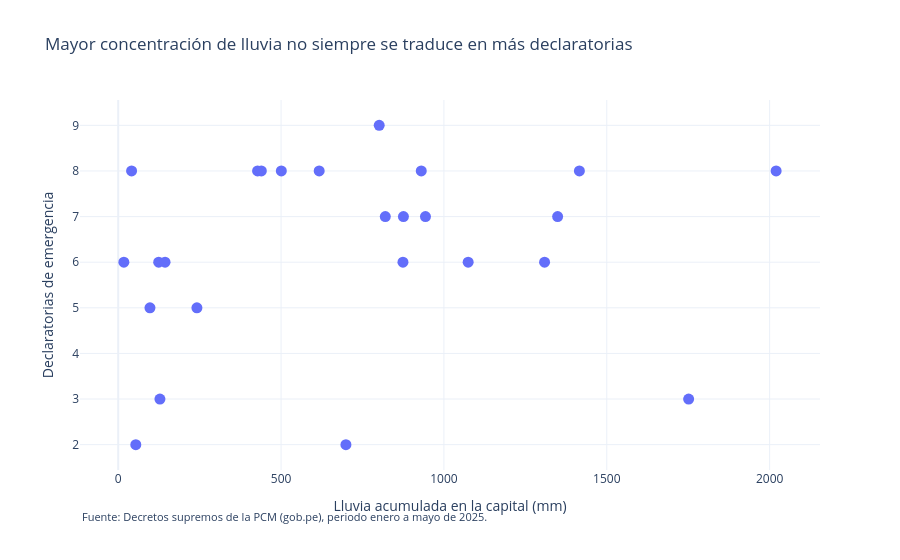

This figure's notebook cell:
### Markdown cell above
## 2. Gráfico de dispersión: lluvia acumulada y declaratorias de emergencia

El gráfico explora la relación entre la lluvia acumulada en las capitales departamentales y el número de declaratorias de emergencia por lluvias, entre enero y mayo del año 2025.

Cada punto representa un departamento. Al pasar el cursor sobre él, se puede consultar el nombre del departamento, su capital y los días con lluvia fuerte.

Asimismo, se puede identificar casos que se apartan de una posible relación general entre las precipitaciones y las declaratorias.

### Code cell
fig_dispersion = px.scatter(
    datos,
    x="lluvia_total_mm",
    y="declaratorias",
    hover_name="departamento",
    hover_data={
        "capital": True,
        "dias_lluvia_fuerte": True
    },
    title=(
        "Mayor concentración de lluvia no siempre se traduce en más declaratorias"
    ),
    labels={
        "lluvia_total_mm": "Lluvia acumulada en la capital (mm)",
        "declaratorias": "Declaratorias de emergencia"
    },
    template="plotly_white"
)

# Aumentar el tamaño de los puntos
fig_dispersion.update_traces(
    marker={"size": 11}
)

# Agregar la fuente
fig_dispersion.add_annotation(
    text=FUENTE,
    xref="paper",
    yref="paper",
    x=0,
    y=-0.15,
    showarrow=False,
    xanchor="left",
    font_size=11
)

# Reservar espacio para la fuente
fig_dispersion.update_layout(
    margin=dict(b=90)
)

# Mostrar el gráfico
fig_dispersion.show()

### Figure 1 — Plotly figure (JSON) as saved in the notebook; plotly's stock layout.template omitted (floating-point values rounded to 4 significant figures)
{"data": [{"customdata": [["Chachapoyas", 0], ["Huaraz", 11], ["Abancay", 3], ["Arequipa", 3], ["Ayacucho", 1], ["Cajamarca", 2], ["Callao", 0], ["Cusco", 4], ["Huancavelica", 4], ["Huánuco", 4], ["Ica", 2], ["Huancayo", 15], ["Trujillo", 1], ["Chiclayo", 0], ["Huacho", 0], ["Iquitos", 28], ["Puerto Maldonado", 30], ["Moquegua", 0], ["Cerro de Pasco", 1], ["Piura", 1], ["Puno", 6], ["Moyobamba", 12], ["Tacna", 0], ["Tumbes", 7], ["Pucallpa", 21]], "hovertemplate": "<b>%{hovertext}</b><br><br>Lluvia acumulada en la capital (mm)=%{x}<br>Declaratorias de emergencia=%{y}<br>capital=%{customdata[0]}<br>dias_lluvia_fuerte=%{customdata[1]}<extra></extra>", "hovertext": ["Amazonas", "Áncash", "Apurímac", "Arequipa", "Ayacucho", "Cajamarca", "Callao", "Cusco", "Huancavelica", "Huánuco", "Ica", "Junín", "La Libertad", "Lambayeque", "Lima", "Loreto", "Madre de Dios", "Moquegua", "Pasco", "Piura", "Puno", "San Martín", "Tacna", "Tumbes", "Ucayali"], "legendgroup": "", "marker": {"color": "#636efa", "size": 11, "symbol": "circle"}, "mode": "markers", "name": "", "orientation": "v", "showlegend": false, "type": "scatter", "x": [427.9, 1416.0, 820.0, 439.4, 500.8, 875.7, 54.0, 801.3, 930.4, 617.0, 124.3, 1349.0, 143.8, 128.1, 41.1, 2020.0, 1751.0, 97.5, 874.2, 241.6, 1074.0, 943.3, 17.4, 699.1, 1309.0], "xaxis": "x", "y": [8, 8, 7, 8, 8, 7, 2, 9, 8, 8, 6, 7, 6, 3, 8, 8, 3, 5, 6, 5, 6, 7, 6, 2, 6], "yaxis": "y"}], "layout": {"annotations": [{"font": {"size": 11}, "showarrow": false, "text": "Fuente: Decretos supremos de la PCM (gob.pe), periodo enero a mayo de 2025.", "x": 0, "xanchor": "left", "xref": "paper", "y": -0.15, "yref": "paper"}], "legend": {"tracegroupgap": 0}, "margin": {"b": 90}, "title": {"text": "Mayor concentración de lluvia no siempre se traduce en más declaratorias"}, "xaxis": {"anchor": "y", "domain": [0, 1], "title": {"text": "Lluvia acumulada en la capital (mm)"}}, "yaxis": {"anchor": "x", "domain": [0, 1], "title": {"text": "Declaratorias de emergencia"}}}}
